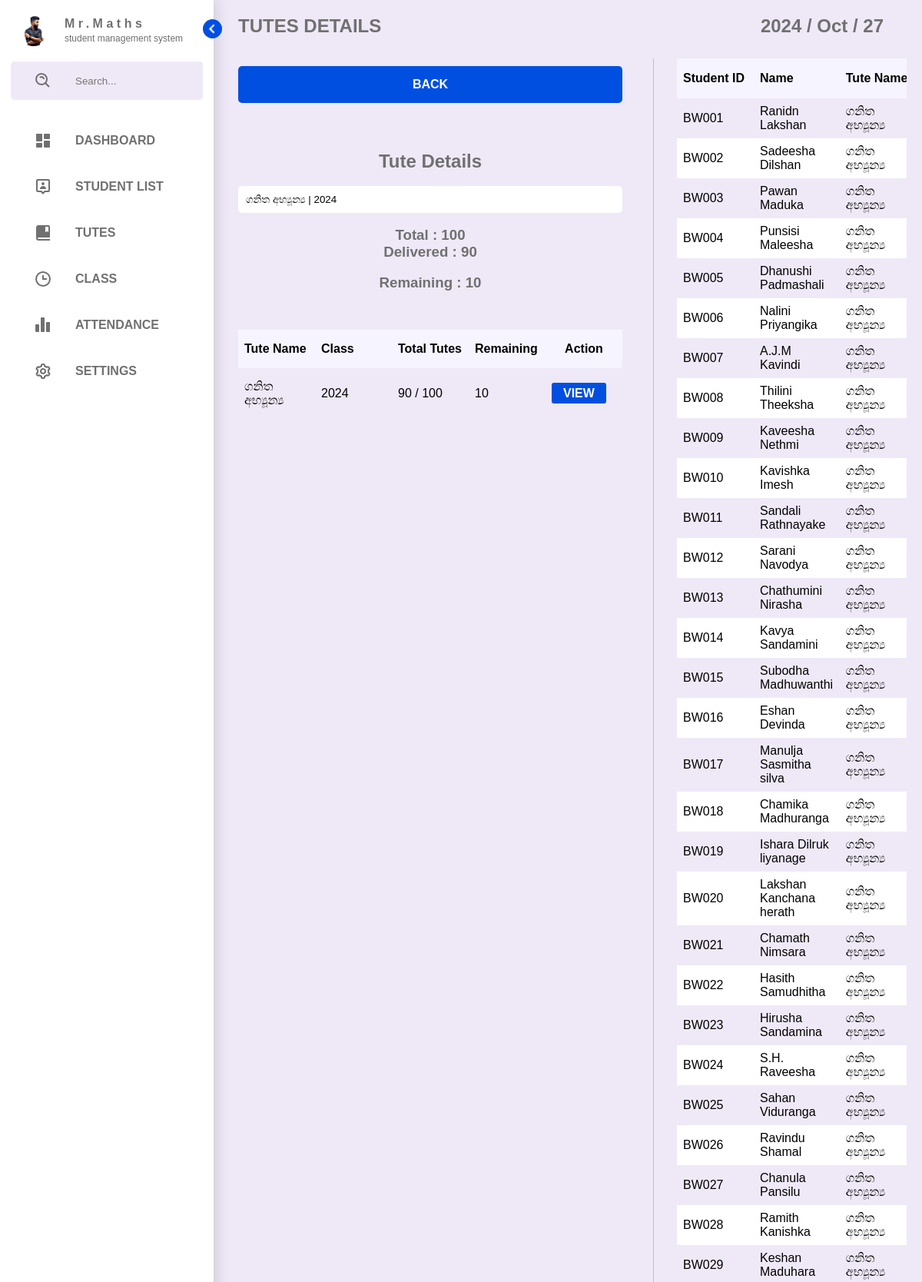
Page /view-tute.php?tute_id=1 (signed in, upper part) on the committed database.
### tables this page shows
CREATE TABLE `tutes` (
  `ID` int(100) NOT NULL,
  `Tute_name` varchar(100) NOT NULL,
  `Class` varchar(20) NOT NULL,
  `Start_date` varchar(100) NOT NULL,
  `Counte` int(50) NOT NULL,
  `Delivered` int(50) NOT NULL,
  `Action` int(2) NOT NULL
);

CREATE TABLE `deliverd_tute` (
  `ID` int(255) NOT NULL,
  `Tute_ID` int(255) NOT NULL,
  `ST_ID` int(20) NOT NULL,
  `Student_ID` varchar(255) NOT NULL,
  `Class` varchar(20) NOT NULL,
  `ST_name` varchar(255) NOT NULL,
  `Date` varchar(100) NOT NULL
);

### view-tute.php (the view, shortened to what this page needs)
<?php
include("includes/connection.php");
$tutes_list = "SELECT * FROM `tutes` ORDER BY `Class` ASC, `ID` DESC ";
$tutes_list_result = mysqli_query($connection, $tutes_list);
$select_tute = "SELECT * FROM `tutes` WHERE `ID` = {$_GET['tute_id']}";
$select_tute_result = mysqli_query($connection, $select_tute);
if (mysqli_num_rows($select_tute_result) > 0) {
    $tuteDETAILS = mysqli_fetch_assoc($select_tute_result);
    $Tute_name = $tuteDETAILS['Tute_name'];
    $Counte = $tuteDETAILS['Counte'];
    $Delivered = $tuteDETAILS['Delivered'];
    $Class = $tuteDETAILS['Class'];
    $remind = $Counte - $Delivered;
}
$tutes = "SELECT * FROM `deliverd_tute` WHERE `Tute_ID` = {$_GET['tute_id']} ORDER BY `Student_ID`";
$tutes_result = mysqli_query($connection, $tutes);
?>
<!DOCTYPE html>
<html lang="en">
<head>
    <link rel="stylesheet" href="assect/css/style.css">
</head>
<body>
    <div class="webcontent">
        <?php
        include("includes/sidenav.php");
        ?>
        <section class="content">
            <div class="date">
                <h1> TUTES DETAILS </h1>
                <h1> <?php echo date("Y / M / d"); ?> </h1>
            </div>
            <br>
            <div class="main_airea">
                <div class="filters">
                    <div>
                        <ul>
                            <li> <a href='tutes.php'> BACK </a> </li>
                        </ul>
                    </div>
                    <div>
                        <h2> Tute Details </h2>
                        <br>
                        <form style="color: var(--text); text-align: center;">
                            <p> <input type="text" value="<?= $Tute_name . " | " . $Class ?>" readonly> </p>
                            <br>
                            <h3> Total : <?= $Counte; ?> </h3>
                            <h3> Delivered : <?= $Delivered; ?> </h3>
                            <br>
                            <h3> Remaining : <?= $remind; ?> </h3>
                        </form>
                    </div>
                    <div class="tb_alin">
                        <table>
                            <?php
                            if (mysqli_num_rows($tutes_list_result) > 0) {
                                echo "
                                    <tr>
                                        <th> Tute Name </th>
                                        <th> Class </th>
                                        <th> Total Tutes </th>
                                        <th> Remaining </th>
                                        <th style='text-align: center;'> Action </th>
                                    </tr>
                                    ";
                                while ($tutes_details = mysqli_fetch_assoc($tutes_list_result)) {
                                    $t = $tutes_details['Counte'];
                                    $d = $tutes_details['Delivered'];
                                    $b = $t - $d;
                                    if ($b < 0) {
                                        $red = "style='background-color: #ff63477a;'";
                                    } else {
                                        $red = "";
                                    }
                                    echo "
                                        <tr {$red}>
                                            <td> {$tutes_details['Tute_name']} </td>
                                            <td> {$tutes_details['Class']} </td>
                                            <td> {$tutes_details['Delivered']} / {$tutes_details['Counte']} </td>
                                            <td> {$b} </td>
                                            <td> <span class='view'> <a href='view-tute.php?tute_id={$tutes_details['ID']}'>VIEW</a> </span> </td>
                                        </tr>
                                    ";
                                }
                            }
                            ?>
                        </table>
                    </div>
                </div>
                <div class="students">
                    <table>
                        <?php
                        if (mysqli_num_rows($tutes_result) > 0) {
                            echo "
                            <tr>
                                <th> Student ID </th>
                                <th> Name </th>
                                <th> Tute Name </th>
                                <th> Delivered date </th>
                            </tr>
                            ";
                            while ($tuteFetch = mysqli_fetch_assoc($tutes_result)) {
                                $Student_ID = $tuteFetch['Student_ID'];
                                $ST_name = $tuteFetch['ST_name'];
                                $Date = $tuteFetch['Date'];
                                $chech_tutes_list = "SELECT * FROM `deliverd_tute` WHERE `Student_ID` = '{$Student_ID}' AND `Tute_ID` = {$_GET['tute_id']} AND `Class` = '{$Class}'";
                                $chech_tutes_list_result = mysqli_query($connection, $chech_tutes_list);
                                if (mysqli_num_rows($chech_tutes_list_result) > 1) {
                                    echo "
                                    <tr style='background-color: #ff63477a;'>
                                        <td> {$Student_ID} </td>
                                        <td> {$ST_name} </td>
                                        <td> {$Tute_name} </td>
                                        <td> {$Date} </td>
                                    </tr>
                                    ";
                                } else {
                                    echo "
                                    <tr>
                                        <td> {$Student_ID} </td>
                                        <td> {$ST_name} </td>
                                        <td> {$Tute_name} </td>
                                        <td> {$Date} </td>
                                    </tr>
                                    ";
                                }
                            }
                        }
                        ?>
                    </table>
                </div>
            </div>
        </section>
    </div>
</body>
</html>

### assect/css/style.css (style rules this page uses)
:root { --body-color: #efe9f7; --light-box: #fff; --primary: #004fe1; --primary_hover: #08a1f7; --primary-light: #f6f5ff; --toggle: #ddd; --text: #707070; --ligt-text: #ffffff; --shadow: #00000030; --tomato: tomato; --blue: blue; --skyblue: skyblue; --black-text: #000; --input-color: #000; --download: #695cfe; --tran-01: all 0.2s ease; --tran-02: all 0.3s ease; --tran-03: all 0.5s ease; }
* { margin: 0; padding: 0; font-family: sans-serif; }
body { background-color: var(--body-color); }
.webcontent { width: 100%; max-width: 1920px; margin: auto; overflow-x: hidden; }
.content { max-width: 1920px; height: 100vh; margin-left: 290px; margin-right: 10px; position: relative; transition: var(--tran-03); }
.date { display: flex; justify-content: space-between; align-items: center; padding: 0 20px; }
.date h1 { padding: 20px 20px 0 0; box-sizing: border-box; color: var(--text); }
.main_airea { width: 100%; padding: 10px; box-sizing: border-box; display: grid; grid-template-columns: 1fr 3fr; grid-gap: 30px; }
.filters { padding: 10px; box-sizing: border-box; height: calc(100vh - 200px); display: flex; flex-direction: column; gap: 50px; }
.filters h2 { text-align: center; color: var(--text); }
.filters ul li { list-style: none; height: 60px; position: relative; }
.filters ul li a { position: absolute; text-align: center; width: 100%; padding: 15px 10px; box-sizing: border-box; border-radius: 5px; background-color: var(--primary); color: var(--ligt-text); font-weight: bold; text-decoration: none; transition: var(--tran-02); }
.filters form input, .filters form select { width: 100%; padding: 10px; box-sizing: border-box; border-radius: 5px; outline: none; border: none; background-color: var(--light-box); }
.students { width: 100%; height: calc(100vh - 160px); overflow: scroll; border-left: 1px solid var(--shadow); padding: 0 30px; box-sizing: border-box; }
table { width: 100%; border-collapse: collapse; color: var(--black-text); table-layout: auto; }
table tr { transition: var(--tran-02); }
table tr th { background-color: var(--primary-light); height: 50px; text-align: left; min-width: 100px; }
table tr th, table tr td { padding: 8px; box-sizing: border-box; }
.filters table tr th, .filters table tr td { padding: 15px 8px; box-sizing: border-box; }
table tr td a { padding: 5px 15px; background-color: var(--blue); text-decoration: none; font-weight: bold; border-radius: 3px; color: var(--ligt-text); transition: var(--tran-02); }
table tr td .view a { background-color: var(--primary); color: var(--ligt-text); }
table tr:nth-child(odd) { background-color: var(--light-box); }
.tb_alin { height: 100vh; overflow: hidden; overflow-y: scroll; }

### rows in the picture
tutes: Tute_name+Class "ගනිත අභ්‍යූන්‍ය | 2024", Counte "100", Delivered "90", remind "10", Tute_name "ගනිත අභ්‍යූන්‍ය", Class "2024", b "10"
deliverd_tute: Student_ID "BW001", ST_name "Ranidn Lakshan", Tute_ID.Tute_name "ගනිත අභ්‍යූන්‍ය"
deliverd_tute: Student_ID "BW002", ST_name "Sadeesha Dilshan", Tute_ID.Tute_name "ගනිත අභ්‍යූන්‍ය"
deliverd_tute: Student_ID "BW003", ST_name "Pawan Maduka", Tute_ID.Tute_name "ගනිත අභ්‍යූන්‍ය"
deliverd_tute: Student_ID "BW004", ST_name "Punsisi Maleesha", Tute_ID.Tute_name "ගනිත අභ්‍යූන්‍ය"
deliverd_tute: Student_ID "BW005", ST_name "Dhanushi Padmashali", Tute_ID.Tute_name "ගනිත අභ්‍යූන්‍ය"
deliverd_tute: Student_ID "BW006", ST_name "Nalini Priyangika", Tute_ID.Tute_name "ගනිත අභ්‍යූන්‍ය"
deliverd_tute: Student_ID "BW007", ST_name "A.J.M Kavindi", Tute_ID.Tute_name "ගනිත අභ්‍යූන්‍ය"
deliverd_tute: Student_ID "BW008", ST_name "Thilini Theeksha", Tute_ID.Tute_name "ගනිත අභ්‍යූන්‍ය"
deliverd_tute: Student_ID "BW009", ST_name "Kaveesha Nethmi", Tute_ID.Tute_name "ගනිත අභ්‍යූන්‍ය"
deliverd_tute: Student_ID "BW010", ST_name "Kavishka Imesh", Tute_ID.Tute_name "ගනිත අභ්‍යූන්‍ය"
deliverd_tute: Student_ID "BW011", ST_name "Sandali Rathnayake", Tute_ID.Tute_name "ගනිත අභ්‍යූන්‍ය"
deliverd_tute: Student_ID "BW012", ST_name "Sarani Navodya", Tute_ID.Tute_name "ගනිත අභ්‍යූන්‍ය"
deliverd_tute: Student_ID "BW013", ST_name "Chathumini Nirasha", Tute_ID.Tute_name "ගනිත අභ්‍යූන්‍ය"
deliverd_tute: Student_ID "BW014", ST_name "Kavya Sandamini", Tute_ID.Tute_name "ගනිත අභ්‍යූන්‍ය"
deliverd_tute: Student_ID "BW015", ST_name "Subodha Madhuwanthi", Tute_ID.Tute_name "ගනිත අභ්‍යූන්‍ය"
deliverd_tute: Student_ID "BW016", ST_name "Eshan Devinda", Tute_ID.Tute_name "ගනිත අභ්‍යූන්‍ය"
deliverd_tute: Student_ID "BW017", ST_name "Manulja Sasmitha silva", Tute_ID.Tute_name "ගනිත අභ්‍යූන්‍ය"
deliverd_tute: Student_ID "BW018", ST_name "Chamika Madhuranga", Tute_ID.Tute_name "ගනිත අභ්‍යූන්‍ය"
deliverd_tute: Student_ID "BW019", ST_name "Ishara Dilruk liyanage", Tute_ID.Tute_name "ගනිත අභ්‍යූන්‍ය"
deliverd_tute: Student_ID "BW020", ST_name "Lakshan Kanchana herath", Tute_ID.Tute_name "ගනිත අභ්‍යූන්‍ය"
deliverd_tute: Student_ID "BW021", ST_name "Chamath Nimsara", Tute_ID.Tute_name "ගනිත අභ්‍යූන්‍ය"
deliverd_tute: Student_ID "BW022", ST_name "Hasith Samudhitha", Tute_ID.Tute_name "ගනිත අභ්‍යූන්‍ය"
deliverd_tute: Student_ID "BW023", ST_name "Hirusha Sandamina", Tute_ID.Tute_name "ගනිත අභ්‍යූන්‍ය"
deliverd_tute: Student_ID "BW024", ST_name "S.H. Raveesha", Tute_ID.Tute_name "ගනිත අභ්‍යූන්‍ය"
deliverd_tute: Student_ID "BW025", ST_name "Sahan Viduranga", Tute_ID.Tute_name "ගනිත අභ්‍යූන්‍ය"
deliverd_tute: Student_ID "BW026", ST_name "Ravindu Shamal", Tute_ID.Tute_name "ගනිත අභ්‍යූන්‍ය"
deliverd_tute: Student_ID "BW027", ST_name "Chanula Pansilu", Tute_ID.Tute_name "ගනිත අභ්‍යූන්‍ය"
deliverd_tute: Student_ID "BW028", ST_name "Ramith Kanishka", Tute_ID.Tute_name "ගනිත අභ්‍යූන්‍ය"
deliverd_tute: Student_ID "BW029", ST_name "Keshan Maduhara", Tute_ID.Tute_name "ගනිත අභ්‍යූන්‍ය"
